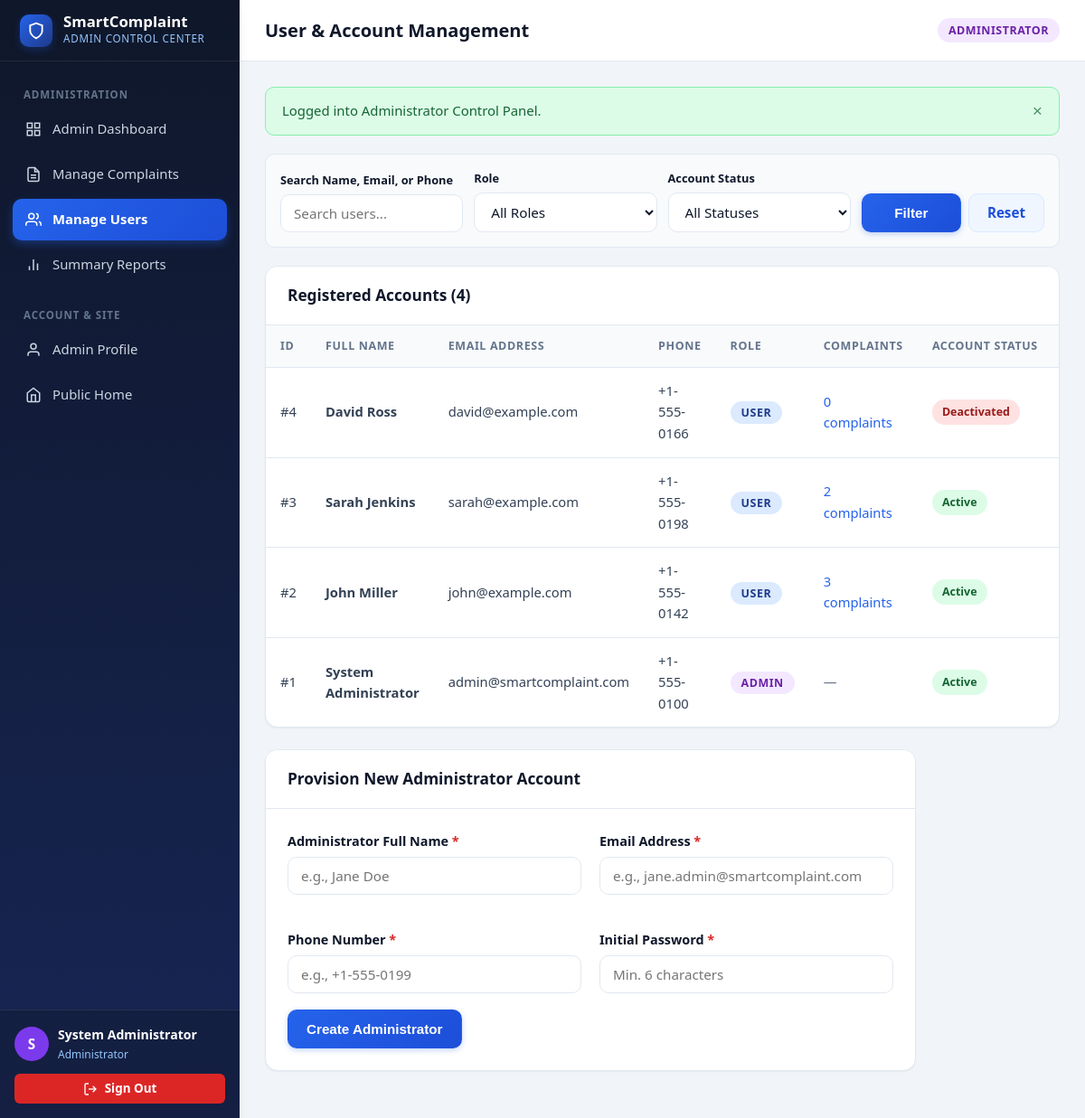
The page /manage_users.php (signed in) on the database its author committed.
### tables this page shows
CREATE TABLE `users` (
  `id` INT UNSIGNED NOT NULL AUTO_INCREMENT,
  `name` VARCHAR(100) NOT NULL,
  `email` VARCHAR(150) NOT NULL,
  `phone` VARCHAR(25) NOT NULL,
  `password_hash` VARCHAR(255) NOT NULL,
  `role` ENUM('user', 'admin') NOT NULL DEFAULT 'user',
  `account_status` ENUM('active', 'inactive') NOT NULL DEFAULT 'active',
  `created_at` TIMESTAMP NOT NULL DEFAULT CURRENT_TIMESTAMP,
  PRIMARY KEY (`id`),
  UNIQUE KEY `uq_users_email` (`email`),
  KEY `idx_users_role` (`role`),
  KEY `idx_users_status` (`account_status`)
);

### includes/auth.php (called while the page is built, shortened)
<?php
function getFlashMessage(): ?array {
    if (isset($_SESSION['flash'])) {
        $flash = $_SESSION['flash'];
        return $flash;
    }
    return null;
}
function e(?string $string): string {
    return htmlspecialchars($string ?? '', ENT_QUOTES, 'UTF-8');
}
?>

### manage_users.php (the view, shortened to what this page needs)
<?php
require_once __DIR__ . '/includes/auth.php';
$pdo = getDBConnection();
$searchQuery  = trim($_GET['q'] ?? '');
$sql = "
    SELECT u.id, u.name, u.email, u.phone, u.role, u.account_status, u.created_at,
           COUNT(c.id) AS complaint_count
    FROM users u
    LEFT JOIN complaints c ON u.id = c.user_id
    WHERE 1=1
";
$params = [];
$sql .= " GROUP BY u.id ORDER BY u.created_at DESC";
$stmt = $pdo->prepare($sql);
$stmt->execute($params);
$users = $stmt->fetchAll();
$flash = getFlashMessage();
require_once __DIR__ . '/includes/header.php';
?>
<div class="dashboard-layout">
    <?php require_once __DIR__ . '/includes/admin_sidebar.php'; ?>
    <main class="main-content">
        <header class="topbar">
            <div class="topbar-left">
                <h1 class="page-heading">User & Account Management</h1>
            </div>
            <div class="topbar-right">
                <span class="role-pill role-pill-admin">Administrator</span>
            </div>
        </header>
        <div class="content-body">
            <?php if ($flash): ?>
                <div class="alert alert-<?php echo e($flash['type']); ?>" data-auto-dismiss="true">
                    <span><?php echo e($flash['message']); ?></span>
                    <button type="button" class="alert-close">&times;</button>
                </div>
            <?php endif; ?>
            <div class="filter-bar">
                <form method="GET" action="manage_users.php" class="filter-grid">
                    <div>
                        <label class="form-label" style="font-size: 0.8rem;">Search Name, Email, or Phone</label>
                        <input type="text" name="q" class="form-control" placeholder="Search users..." value="<?php echo e($searchQuery); ?>">
                    </div>
                    <div>
                        <label class="form-label" style="font-size: 0.8rem;">Role</label>
                        <select name="role" class="form-control">
                            <option value="">All Roles</option>
                        </select>
                    </div>
                    <div>
                        <label class="form-label" style="font-size: 0.8rem;">Account Status</label>
                        <select name="status" class="form-control">
                            <option value="">All Statuses</option>
                        </select>
                    </div>
                    <div style="display: flex; gap: 8px;">
                        <button type="submit" class="btn btn-primary btn-block">Filter</button>
                        <a href="manage_users.php" class="btn btn-secondary">Reset</a>
                    </div>
                </form>
            </div>
            <div class="card">
                <div class="card-header">
                    <h2 class="card-title">Registered Accounts (<?php echo count($users); ?>)</h2>
                </div>
                <div class="table-responsive">
                    <table class="data-table">
                        <thead>
                            <tr>
                                <th>ID</th>
                                <th>Full Name</th>
                                <th>Email Address</th>
                                <th>Phone</th>
                                <th>Role</th>
                                <th>Complaints</th>
                                <th>Account Status</th>
                                <th>Joined On</th>
                            </tr>
                        </thead>
                        <tbody>
                            <?php if (empty($users)): ?>
                                <tr>
                                    <td colspan="9" class="empty-state">No user accounts match the filter criteria.</td>
                                </tr>
                            <?php else: ?>
                                <?php foreach ($users as $u): ?>
                                    <tr>
                                        <td>#<?php echo (int)$u['id']; ?></td>
                                        <td style="font-weight: 600;"><?php echo e($u['name']); ?></td>
                                        <td><?php echo e($u['email']); ?></td>
                                        <td><?php echo e($u['phone']); ?></td>
                                        <td>
                                            <span class="role-pill <?php echo $u['role'] === 'admin' ? 'role-pill-admin' : 'role-pill-user'; ?>">
                                                <?php echo ucfirst(e($u['role'])); ?>
                                            </span>
                                        </td>
                                        <td>
                                            <?php if ($u['role'] === 'user'): ?>
                                                <a href="manage_complaints.php?q=<?php echo urlencode($u['email']); ?>">
                                                    <?php echo (int)$u['complaint_count']; ?> complaints
                                                </a>
                                            <?php else: ?>
                                                <span style="color: var(--text-muted);">&mdash;</span>
                                            <?php endif; ?>
                                        </td>
                                        <td>
                                            <?php if ($u['account_status'] === 'active'): ?>
                                                <span class="badge badge-active">Active</span>
                                            <?php else: ?>
                                                <span class="badge badge-inactive">Deactivated</span>
                                            <?php endif; ?>
                                        </td>
                                        <td><?php echo date('M d, Y', strtotime($u['created_at'])); ?></td>
                                    </tr>
                                <?php endforeach; ?>
                            <?php endif; ?>
                        </tbody>
                    </table>
                </div>
            </div>
            <div class="card" style="max-width: 720px;">
                <div class="card-header">
                    <h2 class="card-title">Provision New Administrator Account</h2>
                </div>
                <div class="card-body">
                    <form method="POST" action="manage_users.php">
                        <div class="form-grid">
                            <div class="form-group">
                                <label class="form-label">Administrator Full Name <span class="required-star">*</span></label>
                                <input type="text" name="name" class="form-control" placeholder="e.g., Jane Doe" required>
                            </div>
                            <div class="form-group">
                                <label class="form-label">Email Address <span class="required-star">*</span></label>
                                <input type="email" name="email" class="form-control" placeholder="e.g., jane.admin@smartcomplaint.com" required>
                            </div>
                            <div class="form-group">
                                <label class="form-label">Phone Number <span class="required-star">*</span></label>
                                <input type="tel" name="phone" class="form-control" placeholder="e.g., +1-555-0199" required>
                            </div>
                            <div class="form-group">
                                <label class="form-label">Initial Password <span class="required-star">*</span></label>
                                <input type="password" name="password" class="form-control" placeholder="Min. 6 characters" required>
                            </div>
                        </div>
                        <button type="submit" class="btn btn-primary">Create Administrator</button>
                    </form>
                </div>
            </div>
        </div>
    </main>
</div>
<?php require_once __DIR__ . '/includes/footer.php'; ?>

### rows shown on the page
users: id "4", name "David Ross", email "david@example.com", phone "+1-555-0166", role "USER", complaint_count "0", account_status "Deactivated"
users: id "3", name "Sarah Jenkins", email "sarah@example.com", phone "+1-555-0198", role "USER", complaint_count "2", account_status "Active"
users: id "2", name "John Miller", email "john@example.com", phone "+1-555-0142", role "USER", complaint_count "3", account_status "Active"
users: id "1", name "System Administrator", email "admin@smartcomplaint.com", phone "+1-555-0100", role "ADMIN", account_status "Active"

### other values the page prints
$adminInitials "S"
$_SESSION['user_name'] "System Administrator"
$flash['message'] "Logged into Administrator Control Panel."
count($users) "4"
